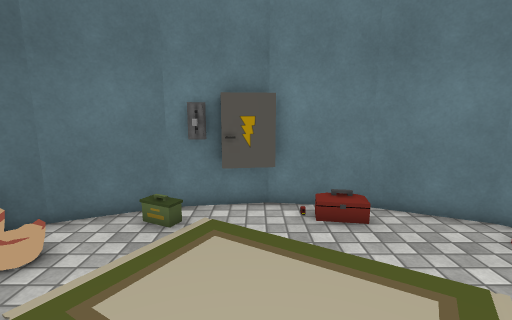
view 1 (above)

12 first-person views from a walk through a scene from a Unity 3-D project. The camera is 1.5 m above the floor, tilts 10° down and sees 85° across. The floor is counted in squares, 0.5 m on a side. Each view is taken from the middle of a square. On the plan, view 1 faces up. The plan holds only what a view shows up to about 20 squares ahead; the rest is blank. The place goes on beyond the plan. The player is left out. Door leaves are left out, so doorways stand open. Some surface patterns are stand-ins.

view 2
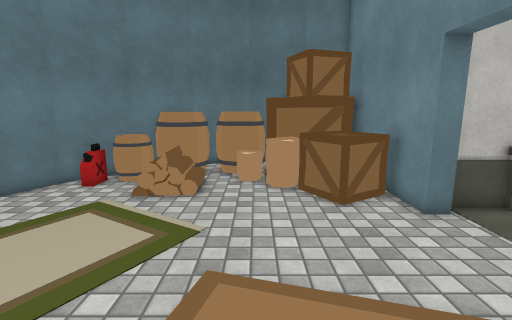

view 3
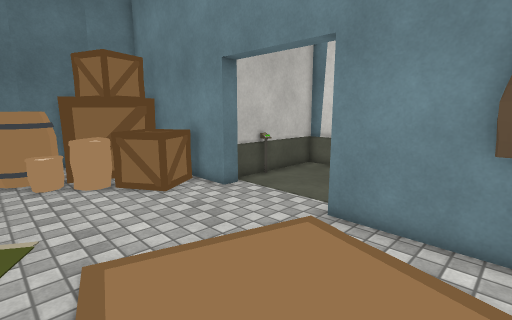

view 4
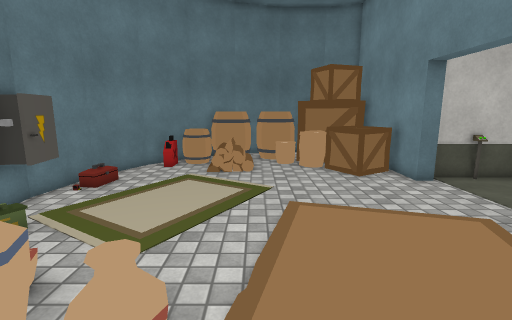

view 5
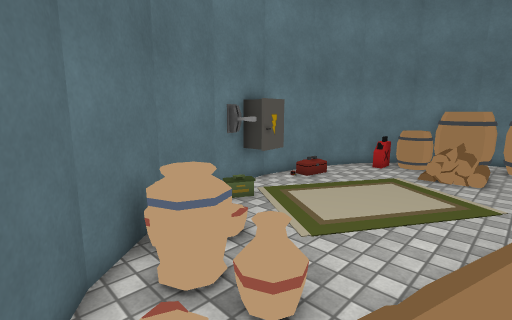

view 6
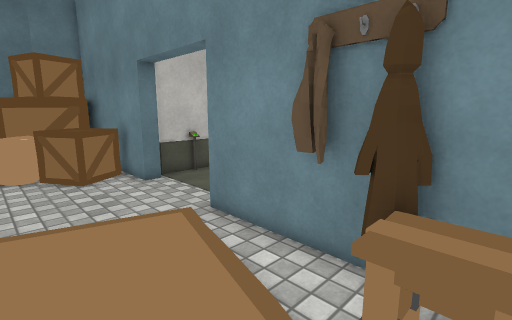

view 7
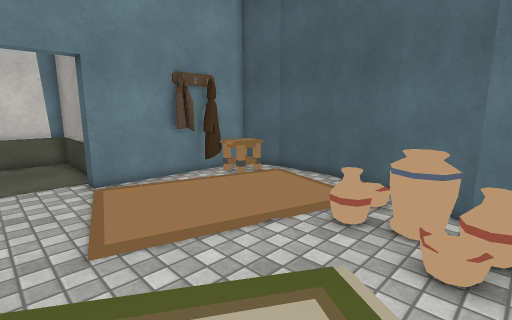

view 8
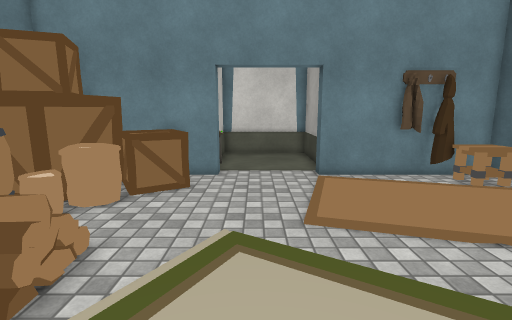

view 9
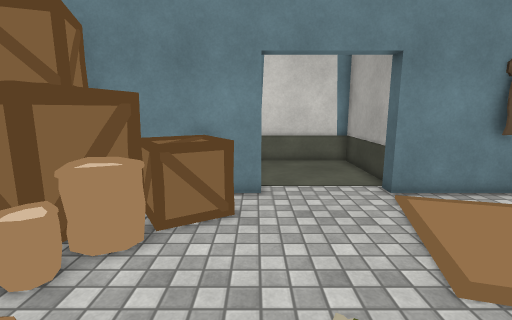

view 10
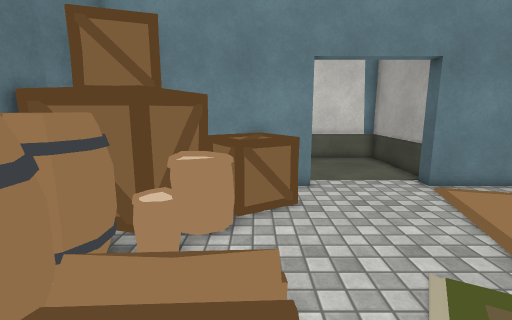

view 11
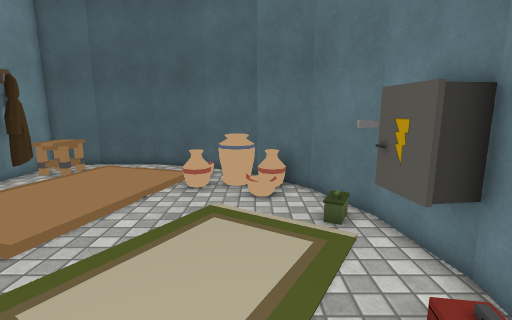

view 12
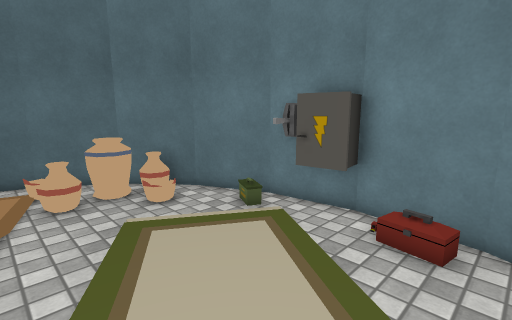

### Floor plan
Key: @ floor where view 1 was taken; # wall or solid block; x gap in a wall; . floor; D open door; O other object.
Columns run from 10 left of view 1 to 9 right of it. Each row starts with its distance up from view 1.
  9        ########
  8      ###OOO#.####
  7    ###...O......###
  6   ##O.... ......OO##
  5   #OO...    .....OO#
  4  ##OO...     ....OOO
  3 ## .O....    .OxOOO
  2 #.O.O......  ..OOOO
  1 #.  ..............OO
  0 #.      ..@......OO
 -1  .   .   .......OOOO
 -2          .......OOOO
 -3          .....OOOOOO
 -4 #OO...   .....OOOOO
 -5 #OO##.........OOOOO
 -6 #######DDDDDDDD#####
 -7        ##....##
 -8         #    O
 -9         #    O
-10         #    #
-11         #    #
-12         #    #
-13         ######

Where each view was taken, in squares from view 1:
view 1: 0 up, 0 right, facing up
view 2: 1 down, 5 left, facing right
view 3: 1 up, 6 left, facing down-right
view 4: 1 up, 9 left, facing right
view 5: 0 up, 9 left, facing up-right
view 6: 1 down, 9 left, facing down-right
view 7: 6 up, 1 right, facing down-left
view 8: 7 up, 1 right, facing down
view 9: 4 up, 3 right, facing down
view 10: 5 up, 5 right, facing down
view 11: 5 up, 5 right, facing left
view 12: 1 up, 4 right, facing up-left
